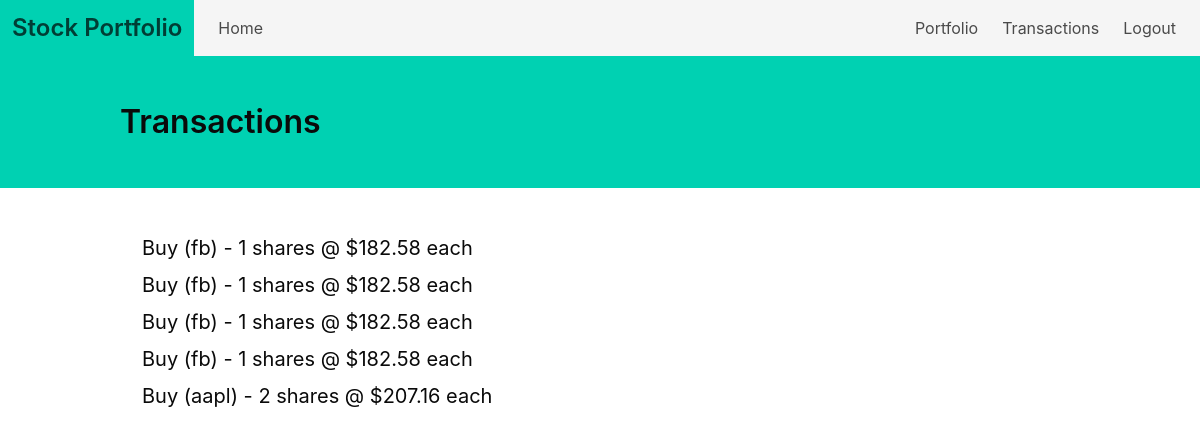
The app's page /transactions/ (signed in), older data.
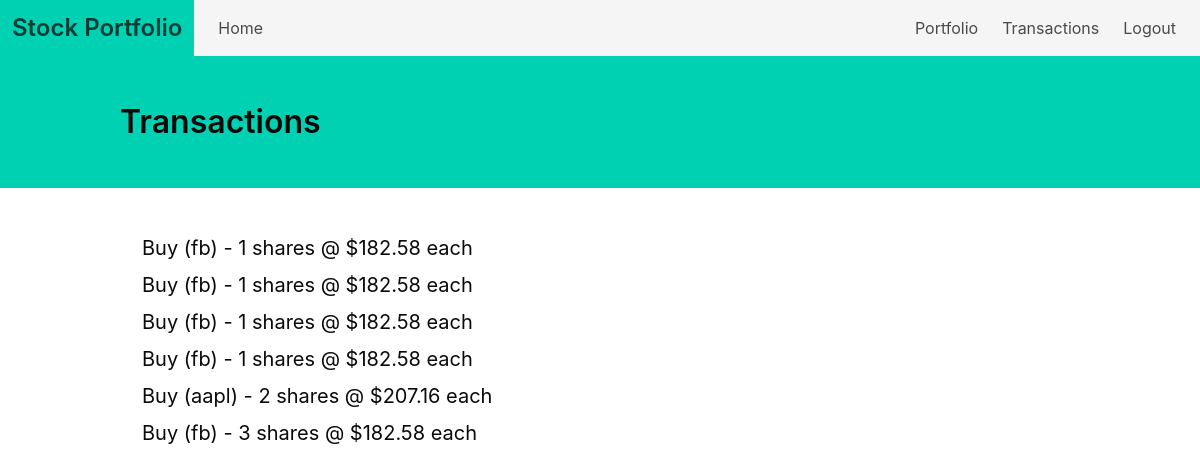
The same page, newer data.
### tables this page shows
CREATE TABLE transactions (
id integer,
type text not null,
ticker_symbol text not null,
quantity integer not null,
price double not null);

### routes.py (the view)
@app.route("/transactions/")
def transactions():
	if "email" not in session:
		return redirect(url_for("home"))
	with sqlite3.connect("database.db") as con:
		cur = con.cursor()
		transactions = cur.execute("select type, ticker_symbol, quantity, price from transactions where id=?", (session["id"], ))
		rows = transactions.fetchall()
	con.close()
	return render_template("transactions.html", rows=rows)

### templates/transactions.html
{% extends "base.html" %}
{% block content %}
<section class="hero is-primary">
	<div class="hero-body">
		<div class="container">
			<h1 class="title has-text-black">Transactions</h1>
		</div>
	</div>
</section>
<section class="section">
	<div class="columns">
		<div class="column is-half is-offset-1">
			{% for i in range(rows|length) %}
			<div class="field">
				<div class="container">
					<h1 class="subtitle has-text-black">{{ rows[i][0] }} ({{ rows[i][1] }}) - {{ rows[i][2] }} shares @ ${{ rows[i][3] }} each</h1>
				</div>
			</div>
			{% endfor %}
		</div>
	</div>
</section>
{% endblock %}

Row changes from the older to the newer data that the page shows:
added transactions: type "Buy", ticker_symbol "fb", quantity "3", price "182.58"
Text that changed along with them:
new list line: "( ) - shares @ $ each"
